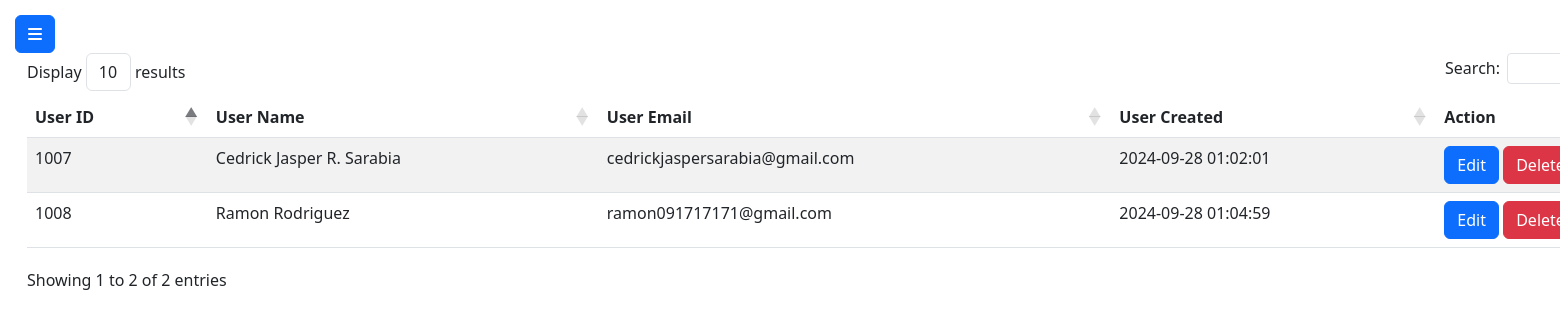
Screenshot of /admin/list_user.php with the database file from the repository.
### tables this page shows
CREATE TABLE `user` (
  `user_id` int(11) NOT NULL,
  `user_name` varchar(255) NOT NULL,
  `user_email` varchar(255) NOT NULL,
  `user_password` varchar(255) NOT NULL,
  `user_created` timestamp NOT NULL DEFAULT current_timestamp() ON UPDATE current_timestamp()
);

### admin/list_user.php (the view, shortened to what this page needs)
<?php
include('../conn.php');
$sql = "SELECT * FROM user";
$result = mysqli_query($conn, $sql);
?>
<!DOCTYPE html>
<html lang="en">
<head>
    <link rel="stylesheet" href="https://cdn.jsdelivr.net/npm/bootstrap@5.3.0-alpha1/dist/css/bootstrap.min.css">
    <link rel="stylesheet" href="./css/style2.css">
    <link rel="stylesheet" href="https://cdnjs.cloudflare.com/ajax/libs/twitter-bootstrap/5.3.0/css/bootstrap.min.css">
    <link rel='stylesheet' href='https://cdn.datatables.net/1.13.5/css/dataTables.bootstrap5.min.css'>
</head>
<body>
    <div class="d-flex">
        <div id="page-content-wrapper">
            <button class="btn btn-primary" id="menu-toggle"><i class="fa-solid fa-bars"></i></button>
            <div class="container-fluid">
                <div style="display:flex; justify-content:center;">
                    <div>
                        <div style="width:1700px;">
                            <table id="example" class="table table-striped">
                                <thead>
                                    <tr>
                                        <th>User ID</th>
                                        <th>User Name</th>
                                        <th>User Email</th>
                                        <th>User Created</th>
                                        <th>Action</th>
                                    </tr>
                                </thead>
                                <tbody>
                                    <?php while($row = mysqli_fetch_assoc($result)) { ?>
                                    <tr>
                                        <td><?php echo $row['user_id'];?></td>
                                        <td><?php echo $row['user_name'];?></td>
                                        <td><?php echo $row['user_email'];?></td>
                                        <td><?php echo $row['user_created'];?></td>
                                        <td>
                                            <button class="edit btn btn-primary" data-id="<?php echo $row['user_id'];?>" data-name="<?php echo $row['user_name'];?>" data-email="<?php echo $row['user_email'];?>" data-bs-toggle="modal" data-bs-target="#editModal">Edit</button>
                                            <a href="delete_user.php?id=<?php echo $row['user_id'];?>" style="text-decoration:none; color:white;"><button class="del btn btn-danger">Delete</button></a>
                                        </td>
                                    </tr>
                                    <?php } ?>
                                </tbody>
                            </table>
                        </div>
                    </div>
                </div>
            </div>
        </div>
    </div>
</body>
</html>

### admin/css/style2.css (style rules this page uses)
html { scroll-behavior: smooth; }
* { margin: 0; }
.edit { cursor: pointer; background: blue; color: white; font-weight: bold; opacity: 1; transition: all 0.3s ease 0s; }
.del { cursor: pointer; background: red; color: white; font-weight: bold; opacity: 1; transition: all 0.3s ease 0s; }

### admin/list_user.php (style rules this page uses)
#page-content-wrapper { flex-grow: 1; padding: 15px; }

### rows the page displays
user: user_id "1007", user_name "Cedrick Jasper R. Sarabia", user_email "cedrickjaspersarabia@gmail.com", user_created "2024-09-28 01:02:01"
user: user_id "1008", user_name "Ramon Rodriguez", user_email "ramon091717171@gmail.com", user_created "2024-09-28 01:04:59"
